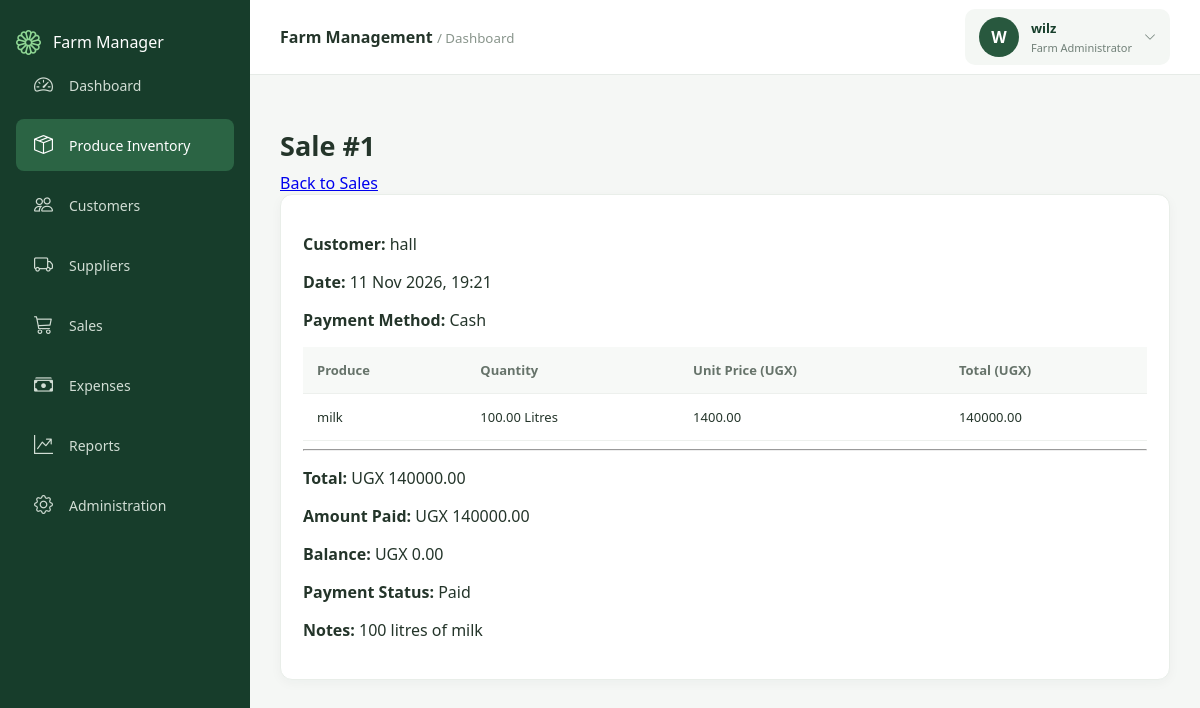
Screenshot of /sales/1/ (signed in) with the database file from the repository.
### sales/models.py (models this page shows, shortened)
class Sale(models.Model):
    PAYMENT_METHODS = [
        ('CASH', 'Cash'),
        ('MOBILE_MONEY', 'Mobile Money'),
        ('BANK', 'Bank Transfer'),
        ('OTHER', 'Other'),
    ]
    customer = models.ForeignKey(
        Customer,
        on_delete=models.PROTECT,
        related_name='sales',
        null=True,
        blank=True
    )
    sale_date = models.DateTimeField(auto_now_add=True)
    amount_paid = models.DecimalField(
        max_digits=12,
        decimal_places=2,
        default=0
    )
    payment_method = models.CharField(
        max_length=20,
        choices=PAYMENT_METHODS,
        default='CASH'
    )
    notes = models.TextField(blank=True)
    created_by = models.ForeignKey(
        settings.AUTH_USER_MODEL,
        on_delete=models.SET_NULL,
        null=True,
        blank=True
    )
    created_at = models.DateTimeField(auto_now_add=True)
    class Meta:
        ordering = ['-sale_date']
    @property
    def total_amount(self):
        total = sum(
            (item.line_total for item in self.items.all()),
            Decimal('0.00')
        )
        return total
    @property
    def balance(self):
        return self.total_amount - self.amount_paid
    @property
    def payment_status(self):
        if self.amount_paid <= 0:
            return 'Unpaid'
        elif self.amount_paid < self.total_amount:
            return 'Partially Paid'
        return 'Paid'

class SaleItem(models.Model):
    sale = models.ForeignKey(
        Sale,
        on_delete=models.CASCADE,
        related_name='items'
    )
    produce = models.ForeignKey(
        Produce,
        on_delete=models.PROTECT,
        related_name='sale_items'
    )
    quantity = models.DecimalField(
        max_digits=12,
        decimal_places=2
    )
    unit_price = models.DecimalField(
        max_digits=12,
        decimal_places=2
    )
    @property
    def line_total(self):
        return self.quantity * self.unit_price

### customers/models.py (models this page shows, shortened)
class Customer(models.Model):
    full_name = models.CharField(max_length=150)
    phone_number = models.CharField(max_length=20)
    email = models.EmailField(blank=True)
    address = models.TextField(blank=True)
    created_at = models.DateTimeField(auto_now_add=True)

### produce/models.py (models this page shows, shortened)
class Produce(models.Model):
    CATEGORY_CHOICES = [
        ('CROP', 'Crop'),
        ('DAIRY', 'Dairy'),
        ('POULTRY', 'Poultry'),
        ('LIVESTOCK', 'Livestock'),
        ('OTHER', 'Other'),
    ]
    UNIT_CHOICES = [
        ('KG', 'Kilograms'),
        ('LITRE', 'Litres'),
        ('BUNCH', 'Bunches'),
        ('TRAY', 'Trays'),
        ('PIECE', 'Pieces'),
        ('BAG', 'Bags'),
    ]
    name = models.CharField(max_length=150)
    category = models.CharField(
        max_length=20,
        choices=CATEGORY_CHOICES
    )
    description = models.TextField(blank=True)
    unit = models.CharField(
        max_length=20,
        choices=UNIT_CHOICES
    )
    selling_price = models.DecimalField(
        max_digits=12,
        decimal_places=2
    )
    quantity_in_stock = models.DecimalField(
        max_digits=12,
        decimal_places=2,
        default=0
    )
    reorder_level = models.DecimalField(
        max_digits=12,
        decimal_places=2,
        default=10
    )
    created_at = models.DateTimeField(auto_now_add=True)

### sales/views.py (the view)
# urls.py: path('<int:pk>/', views.sale_detail, name='sale_detail'),
@login_required
def sale_detail(request, pk):
    sale = get_object_or_404(
        Sale.objects.select_related('customer').prefetch_related(
            'items__produce'
        ),
        pk=pk
    )
    return render(request, 'sales/detail.html', {'sale': sale})

### sales/templates/sales/detail.html (shortened to what this page needs)
{% extends 'base.html' %}
{% block content %}
<div class="page-header">
    <h1>Sale #{{ sale.id }}</h1>
    <a href="{% url 'sale_list' %}" class="button">Back to Sales</a>
</div>
<div class="panel">
    <p><strong>Customer:</strong>
        {% if sale.customer %}
            {{ sale.customer.full_name }}
        {% else %}
            Walk-in Customer
        {% endif %}
    </p>
    <p><strong>Date:</strong> {{ sale.sale_date|date:"d M Y, H:i" }}</p>
    <p><strong>Payment Method:</strong> {{ sale.get_payment_method_display }}</p>
    <table>
        <thead>
            <tr>
                <th>Produce</th>
                <th>Quantity</th>
                <th>Unit Price (UGX)</th>
                <th>Total (UGX)</th>
            </tr>
        </thead>
        <tbody>
            {% for item in sale.items.all %}
            <tr>
                <td>{{ item.produce.name }}</td>
                <td>{{ item.quantity }} {{ item.produce.get_unit_display }}</td>
                <td>{{ item.unit_price|floatformat:2 }}</td>
                <td>{{ item.line_total|floatformat:2 }}</td>
            </tr>
            {% endfor %}
        </tbody>
    </table>
    <hr>
    <p><strong>Total:</strong> UGX {{ sale.total_amount|floatformat:2 }}</p>
    <p><strong>Amount Paid:</strong> UGX {{ sale.amount_paid|floatformat:2 }}</p>
    <p><strong>Balance:</strong> UGX {{ sale.balance|floatformat:2 }}</p>
    <p><strong>Payment Status:</strong> {{ sale.payment_status }}</p>
    {% if sale.notes %}
        <p><strong>Notes:</strong> {{ sale.notes }}</p>
    {% endif %}
</div>
{% endblock %}

### templates/base.html (shortened to what this page needs)
{% load static %}
<!DOCTYPE html>
<html lang="en">
<head>
    <link rel="stylesheet"
      href="https://cdn.jsdelivr.net/npm/bootstrap-icons@1.11.3/font/bootstrap-icons.min.css">
    <link rel="stylesheet"
          href="{% static 'css/farm.css' %}">
</head>
<body>
<div class="app-layout">
   <aside class="sidebar">
    <div class="sidebar-brand">
        <i class="bi bi-flower1"></i>
        <span>Farm Manager</span>
    </div>
    <nav class="sidebar-nav">
        <a href="/" class="nav-link">
            <i class="bi bi-speedometer2"></i>
            <span>Dashboard</span>
        </a>
        <a href="{% url 'produce_list' %}" class="nav-link">
            <i class="bi bi-box-seam"></i>
            <span>Produce Inventory</span>
        </a>
        <a href="{% url 'customer_list' %}" class="nav-link">
            <i class="bi bi-people"></i>
            <span>Customers</span>
        </a>
        <a href="{% url 'supplier_list' %}" class="nav-link">
            <i class="bi bi-truck"></i>
            <span>Suppliers</span>
        </a>
       <a href="{% url 'sale_list' %}" class="nav-link">
            <i class="bi bi-cart3"></i>
            <span>Sales</span>
        </a>
        <a href="{% url 'expense_list' %}" class="nav-link">
            <i class="bi bi-cash-stack"></i>
            <span>Expenses</span>
        </a>
        <a href="{% url 'reports_dashboard' %}" class="nav-link">
            <i class="bi bi-graph-up-arrow"></i>
            <span>Reports</span>
        </a>
        <a href="/admin/" class="nav-link">
            <i class="bi bi-gear"></i>
            <span>Administration</span>
        </a>
    </nav>
</aside>
    <main class="main-content">
        <header class="topbar">
            <div>
                <strong>Farm Management</strong>
                <small> / {% block breadcrumb %}Dashboard{% endblock %}</small>
            </div>
            <div class="user-info">
                <div class="user-avatar">
                    {{ request.user.username|first|upper }}
                </div>
                <div class="user-details">
                    <strong>{{ request.user.username }}</strong>
                    <small>Farm Administrator</small>
                </div>
                <i class="bi bi-chevron-down"></i>
            </div>
        </header>
        <section class="page-content">
            {% block content %}
            {% endblock %}
        </section>
    </main>
</div>
</body>
</html>

### static/css/farm.css (style rules this page uses)
* { box-sizing: border-box; }
body { margin: 0; font-family: "Segoe UI", Arial, sans-serif; background: #f5f7f5; color: #24352a; }
.app-layout { display: flex; min-height: 100vh; }
.sidebar { width: 250px; background: #173d2b; color: white; padding: 25px 16px; display: flex; flex-direction: column; flex-shrink: 0; }
.nav-link { display: block; padding: 13px; color: #e2eee5; text-decoration: none; border-radius: 7px; font-size: 14px; }
.nav-link span { margin-right: 10px; }
.nav-link:hover, .nav-link[href="/produce/"] { background: #2b6444; color: white; }
.main-content { flex: 1; min-width: 0; }
.topbar { height: 75px; background: white; display: flex; justify-content: space-between; align-items: center; padding: 0 30px; border-bottom: 1px solid #e6ebe7; }
.topbar small { color: #89958c; }
.user-info { background: #f0f5f0; padding: 10px 15px; border-radius: 20px; font-size: 13px; }
.page-content { padding: 30px; max-width: 1500px; margin: auto; }
h1 { font-size: 27px; margin-bottom: 8px; }
.stat-card, .panel { background: white; padding: 22px; border: 1px solid #e9eee9; border-radius: 12px; box-shadow: 0 3px 12px rgba(30, 60, 40, 0.04); }
table { width: 100%; border-collapse: collapse; }
th, td { padding: 14px; text-align: left; border-bottom: 1px solid #edf0ed; font-size: 13px; }
th { color: #66736a; background: #f7f9f7; }
.sidebar-brand { display: flex; align-items: center; gap: 12px; }
.sidebar-brand i { font-size: 25px; color: #8fd694; }
.sidebar-nav { display: flex; flex-direction: column; gap: 8px; }
.nav-link { display: flex; align-items: center; gap: 14px; padding: 13px 16px; text-decoration: none; color: #d1ddd4; border-radius: 8px; transition: all 0.2s ease; }
.nav-link i { font-size: 19px; width: 23px; text-align: center; }
.user-info { display: flex; align-items: center; gap: 12px; padding: 8px 14px; border-radius: 10px; background: #f4f7f4; color: #173f2b; }
.user-avatar { width: 40px; height: 40px; border-radius: 50%; background: #28583e; color: white; display: flex; align-items: center; justify-content: center; font-size: 16px; font-weight: 700; text-transform: uppercase; }
.user-details { display: flex; flex-direction: column; gap: 3px; }
.user-details strong { font-size: 13px; }
.user-details small { font-size: 11px; color: #718078; }
.user-info > i { font-size: 12px; color: #718078; }

### rows the page displays
Sale: id "1", customer.full_name "hall", sale_date "11 Nov 2026, 19:21", payment_method "Cash", total_amount "140000.00", amount_paid "140000.00", balance "0.00", payment_status "Paid", notes "100 litres of milk"
SaleItem: produce.name "milk", quantity "100.00", produce.unit "Litres", unit_price "1400.00", line_total "140000.00"

### other values shown
{{ request.user.username|first|upper }} "W"
{{ request.user.username }} "wilz"
